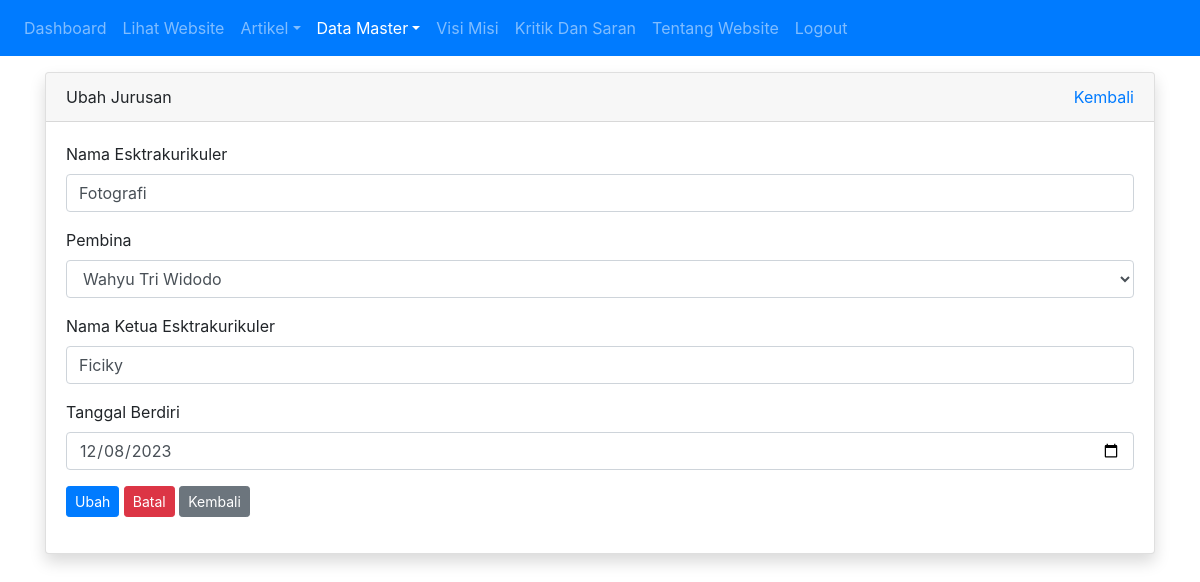
Screenshot of /admin/ekskul/ubah.php?id=2 (signed in) with the database file from the repository.
### tables this page shows
CREATE TABLE `tbl_ekskul` (
  `id` int(11) NOT NULL,
  `nama_ekskul` varchar(50) DEFAULT NULL,
  `pembina` int(11) DEFAULT NULL,
  `ketua_ekskul` varchar(255) NOT NULL,
  `tanggal_berdiri` date DEFAULT NULL
);

CREATE TABLE `tbl_guru` (
  `id` int(11) NOT NULL,
  `nama` varchar(100) DEFAULT NULL,
  `nip` int(10) DEFAULT NULL,
  `jenis_kelamin` enum('L','P') DEFAULT NULL,
  `no_hp` varchar(12) DEFAULT NULL,
  `tempat_lahir` varchar(50) DEFAULT NULL,
  `tanggal_lahir` date DEFAULT NULL,
  `id_mapel` int(11) DEFAULT NULL,
  `alamat` varchar(100) DEFAULT NULL,
  `foto` varchar(100) DEFAULT NULL
);

### admin/ekskul/ubah.php (the view, shortened to what this page needs)
<?php
require_once '../../koneksi.php';
$id = $_GET['id'];
$query = mysqli_query($koneksi, "SELECT * FROM tbl_ekskul WHERE id = $id");
$ekskul = mysqli_fetch_assoc($query);
$query_guru = mysqli_query($koneksi, "SELECT id, nama FROM tbl_guru");
?>
<!DOCTYPE html>
<html>
<head>
	<link rel="stylesheet" href="../../resources/css/bootstrap.min.css">
</head>
<body>
	<?php require_once '../navbar.php'; ?>
	<div class="container mt-3">
		<div class="row">
			<div class="col">
				<div class="card shadow">
					<div class="card-header">
						<div class="clearfix">
							<div class="float-left">
								Ubah Jurusan
							</div>
							<div class="float-right">
								<a href="index.php">Kembali</a>
							</div>
						</div>
					</div>
					<div class="card-body">
						<form method="POST" action="proses_ubah.php?id=<?= $ekskul['id'] ?>">
							<div class="form-group">
								<label for="nama_ekskul">Nama Esktrakurikuler</label>
								<input type="text" value="<?= $ekskul['nama_ekskul'] ?>" class="form-control" id="nama_ekskul" placeholder="nama ekstrakurikuler" autocomplete="off" required="required" name="nama_ekskul">
							</div>
							<div class="form-group">
								<label for="pembina">Pembina</label>
								<select name="pembina" id="pembina" class="form-control">
									<?php while($row = mysqli_fetch_assoc($query_guru)) : ?>
										<option value="<?= $row['id'] ?>" <?= $ekskul['pembina'] == $row['id'] ? 'selected' : '' ?>><?= $row['nama'] ?></option>
									<?php endwhile; ?>
								</select>
							</div>
							<div class="form-group">
								<label for="ketua">Nama Ketua Esktrakurikuler</label>
								<input type="text" value="<?= $ekskul['ketua_ekskul'] ?>" class="form-control" id="ketua" placeholder="nama ekstrakurikuler" autocomplete="off" required="required" name="ketua">
							</div>
							<div class="form-group">
										<label for="tanggal">Tanggal Berdiri</label>
										<input type="date" value="<?= $ekskul['tanggal_berdiri'] ?>" class="form-control" id="tanggal" placeholder="tanggal" autocomplete="off" required="required" name="tanggal">
									</div>
							<div class="form-group">
								<button type="submit" class="btn btn-sm btn-primary" name="ubah">Ubah</button>
								<button type="reset" class="btn btn-sm btn-danger" onclick="return confirm('apakah anda yakin?')">Batal</button>
								<a href="index.php" class="btn btn-sm btn-secondary">Kembali</a>
							</div>
						</form>
					</div>
				</div>
			</div>
		</div>
	</div>
</body>
</html>

### rows the page displays
tbl_ekskul: nama_ekskul "Fotografi", pembina "Wahyu Tri Widodo", ketua "Ficiky", tanggal "12/08/2023"
